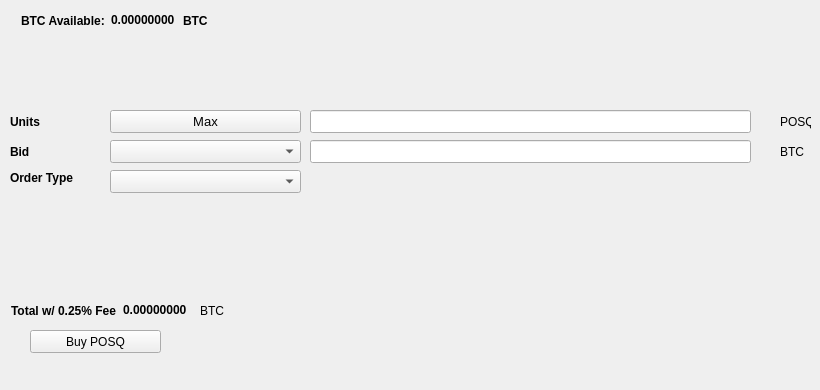
   <widget class="QWidget" name="BuyTab">
    <attribute name="title">
     <string>Buy</string>
    </attribute>
    <widget class="QPushButton" name="BuyPOSQ">
     <property name="geometry">
      <rect>
       <x>30</x>
       <y>330</y>
       <width>131</width>
       <height>23</height>
      </rect>
     </property>
     <property name="text">
      <string>Buy POSQ</string>
     </property>
     <property name="icon">
      <iconset resource="../smrtc.qrc">
       <normaloff>:/icons/bitcoin</normaloff>:/icons/bitcoin</iconset>
     </property>
    </widget>
    <widget class="QLabel" name="label_3">
     <property name="geometry">
      <rect>
       <x>10</x>
       <y>110</y>
       <width>46</width>
       <height>23</height>
      </rect>
     </property>
     <property name="font">
      <font>
       <weight>75</weight>
       <bold>true</bold>
      </font>
     </property>
     <property name="text">
      <string>Units</string>
     </property>
    </widget>
    <widget class="QLineEdit" name="UnitsInput">
     <property name="geometry">
      <rect>
       <x>310</x>
       <y>110</y>
       <width>441</width>
       <height>23</height>
      </rect>
     </property>
     <property name="font">
      <font>
       <pointsize>9</pointsize>
       <weight>75</weight>
       <bold>true</bold>
      </font>
     </property>
    </widget>
    <widget class="QLineEdit" name="BuyBidPriceEdit">
     <property name="geometry">
      <rect>
       <x>310</x>
       <y>140</y>
       <width>441</width>
       <height>23</height>
      </rect>
     </property>
     <property name="font">
      <font>
       <pointsize>9</pointsize>
       <weight>75</weight>
       <bold>true</bold>
      </font>
     </property>
    </widget>
    <widget class="QLabel" name="label_4">
     <property name="geometry">
      <rect>
       <x>780</x>
       <y>110</y>
       <width>31</width>
       <height>23</height>
      </rect>
     </property>
     <property name="text">
      <string>POSQ</string>
     </property>
    </widget>
    <widget class="QLabel" name="label_5">
     <property name="geometry">
      <rect>
       <x>780</x>
       <y>140</y>
       <width>31</width>
       <height>23</height>
      </rect>
     </property>
     <property name="text">
      <string>BTC</string>
     </property>
    </widget>
    <widget class="QLabel" name="label_6">
     <property name="geometry">
      <rect>
       <x>10</x>
       <y>140</y>
       <width>46</width>
       <height>23</height>
      </rect>
     </property>
     <property name="font">
      <font>
       <weight>75</weight>
       <bold>true</bold>
      </font>
     </property>
     <property name="text">
      <string>Bid</string>
     </property>
    </widget>
    <widget class="QLabel" name="label_7">
     <property name="geometry">
      <rect>
       <x>10</x>
       <y>170</y>
       <width>91</width>
       <height>16</height>
      </rect>
     </property>
     <property name="font">
      <font>
       <weight>75</weight>
       <bold>true</bold>
      </font>
     </property>
     <property name="text">
      <string>Order Type</string>
     </property>
    </widget>
    <widget class="QPushButton" name="Buy_Max_Amount">
     <property name="geometry">
      <rect>
       <x>110</x>
       <y>110</y>
       <width>191</width>
       <height>23</height>
      </rect>
     </property>
     <property name="font">
      <font>
       <pointsize>10</pointsize>
      </font>
     </property>
     <property name="text">
      <string>Max</string>
     </property>
    </widget>
    <widget class="QComboBox" name="BuyBidcomboBox">
     <property name="geometry">
      <rect>
       <x>110</x>
       <y>140</y>
       <width>191</width>
       <height>23</height>
      </rect>
     </property>
     <property name="font">
      <font>
       <pointsize>10</pointsize>
      </font>
     </property>
    </widget>
    <widget class="QComboBox" name="buyOrdertypeCombo">
     <property name="geometry">
      <rect>
       <x>110</x>
       <y>170</y>
       <width>191</width>
       <height>23</height>
      </rect>
     </property>
     <property name="font">
      <font>
       <pointsize>10</pointsize>
      </font>
     </property>
    </widget>
    <widget class="QWidget" name="layoutWidget1">
     <property name="geometry">
      <rect>
       <x>21</x>
       <y>11</y>
       <width>227</width>
       <height>19</height>
      </rect>
     </property>
     <layout class="QHBoxLayout" name="horizontalLayout_3">
      <item>
       <widget class="QLabel" name="label232">
        <property name="font">
         <font>
          <weight>75</weight>
          <bold>true</bold>
         </font>
        </property>
        <property name="text">
         <string>BTC Available:</string>
        </property>
       </widget>
      </item>
      <item>
       <widget class="QLabel" name="BtcAvailableLbl">
        <property name="palette">
         <palette>
          <active>
           <colorrole role="WindowText">
            <brush brushstyle="SolidPattern">
             <color alpha="255">
              <red>0</red>
              <green>0</green>
              <blue>0</blue>
             </color>
            </brush>
           </colorrole>
           <colorrole role="Button">
            <brush brushstyle="SolidPattern">
             <color alpha="255">
              <red>0</red>
              <green>170</green>
              <blue>0</blue>
             </color>
            </brush>
           </colorrole>
           <colorrole role="Light">
            <brush brushstyle="SolidPattern">
             <color alpha="255">
              <red>0</red>
              <green>255</green>
              <blue>0</blue>
             </color>
            </brush>
           </colorrole>
           <colorrole role="Midlight">
            <brush brushstyle="SolidPattern">
             <color alpha="255">
              <red>0</red>
              <green>212</green>
              <blue>0</blue>
             </color>
            </brush>
           </colorrole>
           <colorrole role="Dark">
            <brush brushstyle="SolidPattern">
             <color alpha="255">
              <red>0</red>
              <green>85</green>
              <blue>0</blue>
             </color>
            </brush>
           </colorrole>
           <colorrole role="Mid">
            <brush brushstyle="SolidPattern">
             <color alpha="255">
              <red>0</red>
              <green>113</green>
              <blue>0</blue>
             </color>
            </brush>
           </colorrole>
           <colorrole role="Text">
            <brush brushstyle="SolidPattern">
             <color alpha="255">
              <red>0</red>
              <green>170</green>
              <blue>0</blue>
             </color>
            </brush>
           </colorrole>
           <colorrole role="BrightText">
            <brush brushstyle="SolidPattern">
             <color alpha="255">
              <red>255</red>
              <green>255</green>
              <blue>255</blue>
             </color>
            </brush>
           </colorrole>
           <colorrole role="ButtonText">
            <brush brushstyle="SolidPattern">
             <color alpha="255">
              <red>0</red>
              <green>0</green>
              <blue>0</blue>
             </color>
            </brush>
           </colorrole>
           <colorrole role="Base">
            <brush brushstyle="SolidPattern">
             <color alpha="255">
              <red>255</red>
              <green>255</green>
              <blue>255</blue>
             </color>
            </brush>
           </colorrole>
           <colorrole role="Window">
            <brush brushstyle="SolidPattern">
             <color alpha="255">
              <red>0</red>
              <green>170</green>
              <blue>0</blue>
             </color>
            </brush>
           </colorrole>
           <colorrole role="Shadow">
            <brush brushstyle="SolidPattern">
             <color alpha="255">
              <red>0</red>
              <green>0</green>
              <blue>0</blue>
             </color>
            </brush>
           </colorrole>
           <colorrole role="AlternateBase">
            <brush brushstyle="SolidPattern">
             <color alpha="255">
              <red>127</red>
              <green>212</green>
              <blue>127</blue>
             </color>
            </brush>
           </colorrole>
           <colorrole role="ToolTipBase">
            <brush brushstyle="SolidPattern">
             <color alpha="255">
              <red>255</red>
              <green>255</green>
              <blue>220</blue>
             </color>
            </brush>
           </colorrole>
           <colorrole role="ToolTipText">
            <brush brushstyle="SolidPattern">
             <color alpha="255">
              <red>0</red>
              <green>0</green>
              <blue>0</blue>
             </color>
            </brush>
           </colorrole>
          </active>
          <inactive>
           <colorrole role="WindowText">
            <brush brushstyle="SolidPattern">
             <color alpha="255">
              <red>0</red>
              <green>0</green>
              <blue>0</blue>
             </color>
            </brush>
           </colorrole>
           <colorrole role="Button">
            <brush brushstyle="SolidPattern">
             <color alpha="255">
              <red>0</red>
              <green>170</green>
              <blue>0</blue>
             </color>
            </brush>
           </colorrole>
           <colorrole role="Light">
            <brush brushstyle="SolidPattern">
             <color alpha="255">
              <red>0</red>
              <green>255</green>
              <blue>0</blue>
             </color>
            </brush>
           </colorrole>
           <colorrole role="Midlight">
            <brush brushstyle="SolidPattern">
             <color alpha="255">
              <red>0</red>
              <green>212</green>
              <blue>0</blue>
             </color>
            </brush>
           </colorrole>
           <colorrole role="Dark">
            <brush brushstyle="SolidPattern">
             <color alpha="255">
              <red>0</red>
              <green>85</green>
              <blue>0</blue>
             </color>
            </brush>
           </colorrole>
           <colorrole role="Mid">
            <brush brushstyle="SolidPattern">
             <color alpha="255">
              <red>0</red>
              <green>113</green>
              <blue>0</blue>
             </color>
            </brush>
           </colorrole>
           <colorrole role="Text">
            <brush brushstyle="SolidPattern">
             <color alpha="255">
              <red>0</red>
              <green>170</green>
              <blue>0</blue>
             </color>
            </brush>
           </colorrole>
           <colorrole role="BrightText">
            <brush brushstyle="SolidPattern">
             <color alpha="255">
              <red>255</red>
              <green>255</green>
              <blue>255</blue>
             </color>
            </brush>
           </colorrole>
           <colorrole role="ButtonText">
            <brush brushstyle="SolidPattern">
             <color alpha="255">
              <red>0</red>
              <green>0</green>
              <blue>0</blue>
             </color>
            </brush>
           </colorrole>
           <colorrole role="Base">
            <brush brushstyle="SolidPattern">
             <color alpha="255">
              <red>255</red>
              <green>255</green>
              <blue>255</blue>
             </color>
            </brush>
           </colorrole>
           <colorrole role="Window">
            <brush brushstyle="SolidPattern">
             <color alpha="255">
              <red>0</red>
              <green>170</green>
              <blue>0</blue>
             </color>
            </brush>
           </colorrole>
           <colorrole role="Shadow">
            <brush brushstyle="SolidPattern">
             <color alpha="255">
              <red>0</red>
              <green>0</green>
              <blue>0</blue>
             </color>
            </brush>
           </colorrole>
           <colorrole role="AlternateBase">
            <brush brushstyle="SolidPattern">
             <color alpha="255">
              <red>127</red>
              <green>212</green>
              <blue>127</blue>
             </color>
            </brush>
           </colorrole>
           <colorrole role="ToolTipBase">
            <brush brushstyle="SolidPattern">
             <color alpha="255">
              <red>255</red>
              <green>255</green>
              <blue>220</blue>
             </color>
            </brush>
           </colorrole>
           <colorrole role="ToolTipText">
            <brush brushstyle="SolidPattern">
             <color alpha="255">
              <red>0</red>
              <green>0</green>
              <blue>0</blue>
             </color>
            </brush>
           </colorrole>
          </inactive>
          <disabled>
           <colorrole role="WindowText">
            <brush brushstyle="SolidPattern">
             <color alpha="255">
              <red>0</red>
              <green>85</green>
              <blue>0</blue>
             </color>
            </brush>
           </colorrole>
           <colorrole role="Button">
            <brush brushstyle="SolidPattern">
             <color alpha="255">
              <red>0</red>
              <green>170</green>
              <blue>0</blue>
             </color>
            </brush>
           </colorrole>
           <colorrole role="Light">
            <brush brushstyle="SolidPattern">
             <color alpha="255">
              <red>0</red>
              <green>255</green>
              <blue>0</blue>
             </color>
            </brush>
           </colorrole>
           <colorrole role="Midlight">
            <brush brushstyle="SolidPattern">
             <color alpha="255">
              <red>0</red>
              <green>212</green>
              <blue>0</blue>
             </color>
            </brush>
           </colorrole>
           <colorrole role="Dark">
            <brush brushstyle="SolidPattern">
             <color alpha="255">
              <red>0</red>
              <green>85</green>
              <blue>0</blue>
             </color>
            </brush>
           </colorrole>
           <colorrole role="Mid">
            <brush brushstyle="SolidPattern">
             <color alpha="255">
              <red>0</red>
              <green>113</green>
              <blue>0</blue>
             </color>
            </brush>
           </colorrole>
           <colorrole role="Text">
            <brush brushstyle="SolidPattern">
             <color alpha="255">
              <red>0</red>
              <green>85</green>
              <blue>0</blue>
             </color>
            </brush>
           </colorrole>
           <colorrole role="BrightText">
            <brush brushstyle="SolidPattern">
             <color alpha="255">
              <red>255</red>
              <green>255</green>
              <blue>255</blue>
             </color>
            </brush>
           </colorrole>
           <colorrole role="ButtonText">
            <brush brushstyle="SolidPattern">
             <color alpha="255">
              <red>0</red>
              <green>85</green>
              <blue>0</blue>
             </color>
            </brush>
           </colorrole>
           <colorrole role="Base">
            <brush brushstyle="SolidPattern">
             <color alpha="255">
              <red>0</red>
              <green>170</green>
              <blue>0</blue>
             </color>
            </brush>
           </colorrole>
           <colorrole role="Window">
            <brush brushstyle="SolidPattern">
             <color alpha="255">
              <red>0</red>
              <green>170</green>
              <blue>0</blue>
             </color>
            </brush>
           </colorrole>
           <colorrole role="Shadow">
            <brush brushstyle="SolidPattern">
             <color alpha="255">
              <red>0</red>
              <green>0</green>
              <blue>0</blue>
             </color>
            </brush>
           </colorrole>
           <colorrole role="AlternateBase">
            <brush brushstyle="SolidPattern">
             <color alpha="255">
              <red>0</red>
              <green>170</green>
              <blue>0</blue>
             </color>
            </brush>
           </colorrole>
           <colorrole role="ToolTipBase">
            <brush brushstyle="SolidPattern">
             <color alpha="255">
              <red>255</red>
              <green>255</green>
              <blue>220</blue>
             </color>
            </brush>
           </colorrole>
           <colorrole role="ToolTipText">
            <brush brushstyle="SolidPattern">
             <color alpha="255">
              <red>0</red>
              <green>0</green>
              <blue>0</blue>
             </color>
            </brush>
           </colorrole>
          </disabled>
         </palette>
        </property>
        <property name="font">
         <font>
          <weight>75</weight>
          <bold>true</bold>
         </font>
        </property>
        <property name="text">
         <string>0.00000000</string>
        </property>
        <property name="textInteractionFlags">
         <set>Qt::LinksAccessibleByMouse|Qt::TextSelectableByKeyboard|Qt::TextSelectableByMouse</set>
        </property>
       </widget>
      </item>
      <item>
       <widget class="QLabel" name="BtcAvailableLbl_2">
        <property name="font">
         <font>
          <weight>75</weight>
          <bold>true</bold>
         </font>
        </property>
        <property name="text">
         <string>BTC</string>
        </property>
       </widget>
      </item>
     </layout>
    </widget>
    <widget class="QWidget" name="layoutWidge2">
     <property name="geometry">
      <rect>
       <x>11</x>
       <y>301</y>
       <width>259</width>
       <height>19</height>
      </rect>
     </property>
     <layout class="QHBoxLayout" name="horizontalLayout_4">
      <item>
       <widget class="QLabel" name="label_9">
        <property name="font">
         <font>
          <weight>75</weight>
          <bold>true</bold>
         </font>
        </property>
        <property name="text">
         <string>Total w/ 0.25% Fee</string>
        </property>
       </widget>
      </item>
      <item>
       <widget class="QLabel" name="BuyCostLabel">
        <property name="palette">
         <palette>
          <active>
           <colorrole role="WindowText">
            <brush brushstyle="SolidPattern">
             <color alpha="255">
              <red>0</red>
              <green>0</green>
              <blue>0</blue>
             </color>
            </brush>
           </colorrole>
           <colorrole role="Button">
            <brush brushstyle="SolidPattern">
             <color alpha="255">
              <red>0</red>
              <green>170</green>
              <blue>0</blue>
             </color>
            </brush>
           </colorrole>
           <colorrole role="Light">
            <brush brushstyle="SolidPattern">
             <color alpha="255">
              <red>0</red>
              <green>255</green>
              <blue>0</blue>
             </color>
            </brush>
           </colorrole>
           <colorrole role="Midlight">
            <brush brushstyle="SolidPattern">
             <color alpha="255">
              <red>0</red>
              <green>212</green>
              <blue>0</blue>
             </color>
            </brush>
           </colorrole>
           <colorrole role="Dark">
            <brush brushstyle="SolidPattern">
             <color alpha="255">
              <red>0</red>
              <green>85</green>
              <blue>0</blue>
             </color>
            </brush>
           </colorrole>
           <colorrole role="Mid">
            <brush brushstyle="SolidPattern">
             <color alpha="255">
              <red>0</red>
              <green>113</green>
              <blue>0</blue>
             </color>
            </brush>
           </colorrole>
           <colorrole role="Text">
            <brush brushstyle="SolidPattern">
             <color alpha="255">
              <red>0</red>
              <green>170</green>
              <blue>0</blue>
             </color>
            </brush>
           </colorrole>
           <colorrole role="BrightText">
            <brush brushstyle="SolidPattern">
             <color alpha="255">
              <red>255</red>
              <green>255</green>
              <blue>255</blue>
             </color>
            </brush>
           </colorrole>
           <colorrole role="ButtonText">
            <brush brushstyle="SolidPattern">
             <color alpha="255">
              <red>0</red>
              <green>0</green>
              <blue>0</blue>
             </color>
            </brush>
           </colorrole>
           <colorrole role="Base">
            <brush brushstyle="SolidPattern">
             <color alpha="255">
              <red>255</red>
              <green>255</green>
              <blue>255</blue>
             </color>
            </brush>
           </colorrole>
           <colorrole role="Window">
            <brush brushstyle="SolidPattern">
             <color alpha="255">
              <red>0</red>
              <green>170</green>
              <blue>0</blue>
             </color>
            </brush>
           </colorrole>
           <colorrole role="Shadow">
            <brush brushstyle="SolidPattern">
             <color alpha="255">
              <red>0</red>
              <green>0</green>
              <blue>0</blue>
             </color>
            </brush>
           </colorrole>
           <colorrole role="AlternateBase">
            <brush brushstyle="SolidPattern">
             <color alpha="255">
              <red>127</red>
              <green>212</green>
              <blue>127</blue>
             </color>
            </brush>
           </colorrole>
           <colorrole role="ToolTipBase">
            <brush brushstyle="SolidPattern">
             <color alpha="255">
              <red>255</red>
              <green>255</green>
              <blue>220</blue>
             </color>
            </brush>
           </colorrole>
           <colorrole role="ToolTipText">
            <brush brushstyle="SolidPattern">
             <color alpha="255">
              <red>0</red>
              <green>0</green>
              <blue>0</blue>
             </color>
            </brush>
           </colorrole>
          </active>
          <inactive>
           <colorrole role="WindowText">
            <brush brushstyle="SolidPattern">
             <color alpha="255">
              <red>0</red>
              <green>0</green>
              <blue>0</blue>
             </color>
            </brush>
           </colorrole>
           <colorrole role="Button">
            <brush brushstyle="SolidPattern">
             <color alpha="255">
              <red>0</red>
              <green>170</green>
              <blue>0</blue>
             </color>
            </brush>
           </colorrole>
           <colorrole role="Light">
            <brush brushstyle="SolidPattern">
             <color alpha="255">
              <red>0</red>
              <green>255</green>
              <blue>0</blue>
             </color>
            </brush>
           </colorrole>
           <colorrole role="Midlight">
            <brush brushstyle="SolidPattern">
             <color alpha="255">
              <red>0</red>
              <green>212</green>
              <blue>0</blue>
             </color>
            </brush>
           </colorrole>
           <colorrole role="Dark">
            <brush brushstyle="SolidPattern">
             <color alpha="255">
              <red>0</red>
              <green>85</green>
              <blue>0</blue>
             </color>
            </brush>
           </colorrole>
           <colorrole role="Mid">
            <brush brushstyle="SolidPattern">
             <color alpha="255">
              <red>0</red>
              <green>113</green>
              <blue>0</blue>
             </color>
            </brush>
           </colorrole>
           <colorrole role="Text">
            <brush brushstyle="SolidPattern">
             <color alpha="255">
              <red>0</red>
              <green>170</green>
              <blue>0</blue>
             </color>
            </brush>
           </colorrole>
           <colorrole role="BrightText">
            <brush brushstyle="SolidPattern">
             <color alpha="255">
              <red>255</red>
              <green>255</green>
              <blue>255</blue>
             </color>
            </brush>
           </colorrole>
           <colorrole role="ButtonText">
            <brush brushstyle="SolidPattern">
             <color alpha="255">
              <red>0</red>
              <green>0</green>
              <blue>0</blue>
             </color>
            </brush>
           </colorrole>
           <colorrole role="Base">
            <brush brushstyle="SolidPattern">
             <color alpha="255">
              <red>255</red>
              <green>255</green>
              <blue>255</blue>
             </color>
            </brush>
           </colorrole>
           <colorrole role="Window">
            <brush brushstyle="SolidPattern">
             <color alpha="255">
              <red>0</red>
              <green>170</green>
              <blue>0</blue>
             </color>
            </brush>
           </colorrole>
           <colorrole role="Shadow">
            <brush brushstyle="SolidPattern">
             <color alpha="255">
              <red>0</red>
              <green>0</green>
              <blue>0</blue>
             </color>
            </brush>
           </colorrole>
           <colorrole role="AlternateBase">
            <brush brushstyle="SolidPattern">
             <color alpha="255">
              <red>127</red>
              <green>212</green>
              <blue>127</blue>
             </color>
            </brush>
           </colorrole>
           <colorrole role="ToolTipBase">
            <brush brushstyle="SolidPattern">
             <color alpha="255">
              <red>255</red>
              <green>255</green>
              <blue>220</blue>
             </color>
            </brush>
           </colorrole>
           <colorrole role="ToolTipText">
            <brush brushstyle="SolidPattern">
             <color alpha="255">
              <red>0</red>
              <green>0</green>
              <blue>0</blue>
             </color>
            </brush>
           </colorrole>
          </inactive>
          <disabled>
           <colorrole role="WindowText">
            <brush brushstyle="SolidPattern">
             <color alpha="255">
              <red>0</red>
              <green>85</green>
              <blue>0</blue>
             </color>
            </brush>
           </colorrole>
           <colorrole role="Button">
            <brush brushstyle="SolidPattern">
             <color alpha="255">
              <red>0</red>
              <green>170</green>
              <blue>0</blue>
             </color>
            </brush>
           </colorrole>
           <colorrole role="Light">
            <brush brushstyle="SolidPattern">
             <color alpha="255">
              <red>0</red>
              <green>255</green>
              <blue>0</blue>
             </color>
            </brush>
           </colorrole>
           <colorrole role="Midlight">
            <brush brushstyle="SolidPattern">
             <color alpha="255">
              <red>0</red>
              <green>212</green>
              <blue>0</blue>
             </color>
            </brush>
           </colorrole>
           <colorrole role="Dark">
            <brush brushstyle="SolidPattern">
             <color alpha="255">
              <red>0</red>
              <green>85</green>
              <blue>0</blue>
             </color>
            </brush>
           </colorrole>
           <colorrole role="Mid">
            <brush brushstyle="SolidPattern">
             <color alpha="255">
              <red>0</red>
              <green>113</green>
              <blue>0</blue>
             </color>
            </brush>
           </colorrole>
           <colorrole role="Text">
            <brush brushstyle="SolidPattern">
             <color alpha="255">
              <red>0</red>
              <green>85</green>
              <blue>0</blue>
             </color>
            </brush>
           </colorrole>
           <colorrole role="BrightText">
            <brush brushstyle="SolidPattern">
             <color alpha="255">
              <red>255</red>
              <green>255</green>
              <blue>255</blue>
             </color>
            </brush>
           </colorrole>
           <colorrole role="ButtonText">
            <brush brushstyle="SolidPattern">
             <color alpha="255">
              <red>0</red>
              <green>85</green>
              <blue>0</blue>
             </color>
            </brush>
           </colorrole>
           <colorrole role="Base">
            <brush brushstyle="SolidPattern">
             <color alpha="255">
              <red>0</red>
              <green>170</green>
              <blue>0</blue>
             </color>
            </brush>
           </colorrole>
           <colorrole role="Window">
            <brush brushstyle="SolidPattern">
             <color alpha="255">
              <red>0</red>
              <green>170</green>
              <blue>0</blue>
             </color>
            </brush>
           </colorrole>
           <colorrole role="Shadow">
            <brush brushstyle="SolidPattern">
             <color alpha="255">
              <red>0</red>
              <green>0</green>
              <blue>0</blue>
             </color>
            </brush>
           </colorrole>
           <colorrole role="AlternateBase">
            <brush brushstyle="SolidPattern">
             <color alpha="255">
              <red>0</red>
              <green>170</green>
              <blue>0</blue>
             </color>
            </brush>
           </colorrole>
           <colorrole role="ToolTipBase">
            <brush brushstyle="SolidPattern">
             <color alpha="255">
              <red>255</red>
              <green>255</green>
              <blue>220</blue>
             </color>
            </brush>
           </colorrole>
           <colorrole role="ToolTipText">
            <brush brushstyle="SolidPattern">
             <color alpha="255">
              <red>0</red>
              <green>0</green>
              <blue>0</blue>
             </color>
            </brush>
           </colorrole>
          </disabled>
         </palette>
        </property>
        <property name="font">
         <font>
          <weight>75</weight>
          <bold>true</bold>
         </font>
        </property>
        <property name="autoFillBackground">
         <bool>false</bool>
        </property>
        <property name="text">
         <string>0.00000000</string>
        </property>
        <property name="textInteractionFlags">
         <set>Qt::LinksAccessibleByMouse|Qt::TextSelectableByMouse</set>
        </property>
       </widget>
      </item>
      <item>
       <widget class="QLabel" name="label_10">
        <property name="font">
         <font>
          <weight>50</weight>
          <bold>false</bold>
         </font>
        </property>
        <property name="text">
         <string>BTC</string>
        </property>
       </widget>
      </item>
     </layout>
    </widget>
    <widget class="QLabel" name="label_24">
     <property name="geometry">
      <rect>
       <x>460</x>
       <y>300</y>
       <width>281</width>
       <height>81</height>
      </rect>
     </property>
     <property name="text">
      <string/>
     </property>
     <property name="pixmap">
      <pixmap>:/images/bittrex</pixmap>
     </property>
    </widget>
   </widget>
